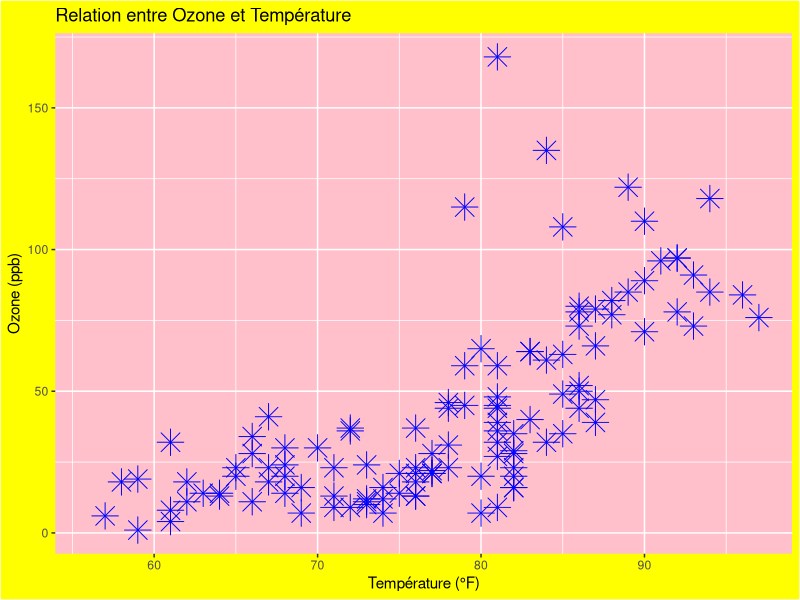

Source code (R):
##install.packages("ggplot2")
##install.packages("dplyr")

library(ggplot2)
library(dplyr)

data("airquality")
head(airquality)


ggplot(airquality, aes(x = Temp, y = Ozone)) + # Création du graphique de l'ozone en fonction de la température
  geom_point(color = "blue", size=6, shape=8) + # Nuage de point de la quantité d'ozone en focntion de la température avec forme, taille et couleur particulière
  labs(title = "Relation entre Ozone et Température",
       x = "Température (°F)",
       y = "Ozone (ppb)") + # Ecriture des titres
  theme(
    plot.background = element_rect(fill="yellow"),
    panel.background = element_rect(fill="pink")) #Ajout de couleurs de fonds
